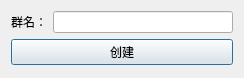
<?xml version="1.0" encoding="UTF-8"?>
<ui version="4.0">
 <class>DialogCreateGroup</class>
 <widget class="QDialog" name="DialogCreateGroup">
  <property name="geometry">
   <rect>
    <x>0</x>
    <y>0</y>
    <width>244</width>
    <height>78</height>
   </rect>
  </property>
  <property name="windowTitle">
   <string>建群</string>
  </property>
  <layout class="QVBoxLayout" name="verticalLayout">
   <item>
    <layout class="QGridLayout" name="gridLayout">
     <item row="0" column="0">
      <widget class="QLabel" name="label">
       <property name="text">
        <string>群名：</string>
       </property>
      </widget>
     </item>
     <item row="0" column="1">
      <widget class="QLineEdit" name="groupname"/>
     </item>
    </layout>
   </item>
   <item>
    <widget class="QPushButton" name="btn_creategroup">
     <property name="text">
      <string>创建</string>
     </property>
    </widget>
   </item>
  </layout>
 </widget>
 <resources/>
 <connections/>
</ui>
